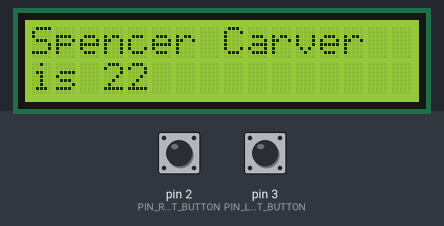
Bench run of a sketch on a simulated Arduino Uno, built with avr-gcc and run on an emulated ATmega328P. Shown: 16×2 character LCD. The test bench sets the inputs (shaded band); at power-on: pin 2 (PIN_RIGHT_BUTTON) HIGH, pin 3 (PIN_LEFT_BUTTON) HIGH.

Above: at 1.2 s.
1.3 s: pin 2 (PIN_RIGHT_BUTTON) pulled LOW for 0.15 s
At 1.8 s:
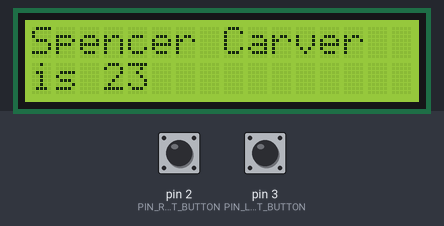
2.9 s: pin 2 (PIN_RIGHT_BUTTON) pulled LOW for 1 s
At 4.2 s:
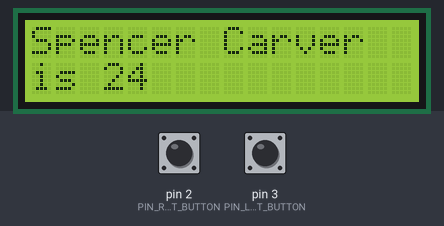
Timing chart, 0 to 5.9 s (numbered marks = the images above; inputs shaded):
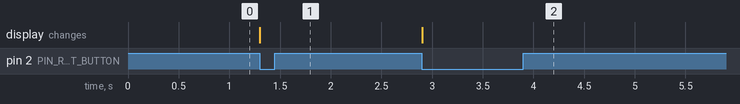

The sketch:

LCD_Hello_World.ino
```cpp
#include <LiquidCrystal.h>

#define PIN_RIGHT_BUTTON 2
#define PIN_LEFT_BUTTON 3

LiquidCrystal lcd(14, 15, 16, 17, 18, 19, 20);
int age = 22;

void setup() {
  pinMode(PIN_LEFT_BUTTON, INPUT_PULLUP);
  pinMode(PIN_RIGHT_BUTTON, INPUT_PULLUP);

  attachInterrupt(0, int0_isr, FALLING);
  attachInterrupt(1, int1_isr, FALLING);

  lcd.begin(16, 2);
  lcd.print("Spencer Carver");
}

void loop() {
  // lcd.setCursor(column, line);
  // Set the cursor to column 0, line 1
  // If line = 1 that’s the second row, since counting begins with 0
  lcd.setCursor(0, 1);
  // print the number of seconds since reset:
  lcd.print("is ");
  lcd.print(age);
  lcd.print("   ");


}

void int0_isr() {
  age++;
}
void int1_isr() {
  age--;
}
```

Measured:
- after the input at 1.3 s, the display: changes at once (image 1)
- after the input at 2.9 s, the display: changes at once (image 2)
